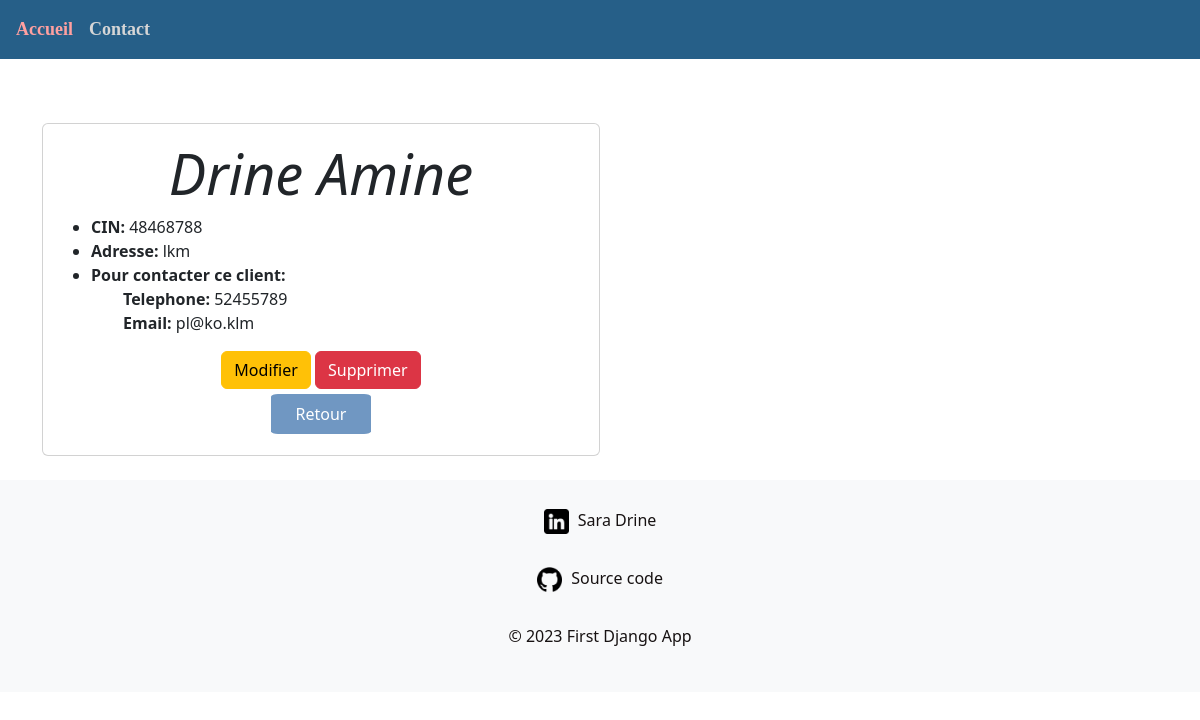
Page /gestionCommerce/client/3/ on the committed database.
### gestionCommerce/models.py (models this page shows, shortened)
class Client(models.Model):
    CIN = models.IntegerField()
    Nom = models.CharField(max_length=50)
    Prenom = models.CharField(max_length=50)
    Adresse = models.CharField(max_length=150)
    Telephone = models.IntegerField()
    Email = models.CharField(max_length=150)
    MotDePasse = models.CharField(max_length=150)

### gestionCommerce/views.py (the view)
# urls.py: path("client/<int:client_id>/", views.clientt, name="client"),
def clientt(request, client_id):
    client = get_object_or_404(Client, pk=client_id)
    return render(request, "gestionCommerce/client.html", {"client":client})

### gestionCommerce/templates/gestionCommerce/client.html (shortened to what this page needs)
{% extends 'gestionCommerce/basic.html' %}
{% block content %}
<div class="container" style="margin-top: 4rem;">
    <div class="col-md-6">
        <div class="card mb-4">
            <div class="card-body">
                <div class="jumbotron text-center ">
                    <h3 class="display-4"><b><i>{{ client.Nom }} {{ client.Prenom }}</i></b></h3>
                </div>
                <ul>
                    <li><b>CIN:</b> {{ client.CIN }}</li>
                    <li><b>Adresse:</b> {{ client.Adresse }}</li>
                    <li><b>Pour contacter ce client:</b></li>
                    <ul><b>Telephone:</b> {{ client.Telephone }}</ul>
                    <ul><b>Email:</b> {{ client.Email }}</ul>
                </ul>
                <div style="text-align: center;">
                    <a href="{% url 'gestionCommerce:updateC' client.id %}" class="btn btn-warning">Modifier</a>
                    <a href="{% url 'gestionCommerce:deleteC' client.id %}" class="btn btn-danger">Supprimer</a>
                    <br>
                    <a href="{% url 'gestionCommerce:index' %}"
                        style="border-radius: 7%; width: 100px; text-decoration: none; background-color: #7097c2; color: #ffffff;display: inline-block; text-align: center; border: none; outline: none; padding: 1.5%; margin: 5px;">Retour</a>
                </div>
            </div>
        </div>
    </div>
</div>
{% endblock %}

### rows in the picture
Client: Nom "Drine", Prenom "Amine", CIN "48468788", Adresse "lkm", Telephone "52455789", Email "pl@ko.klm"
